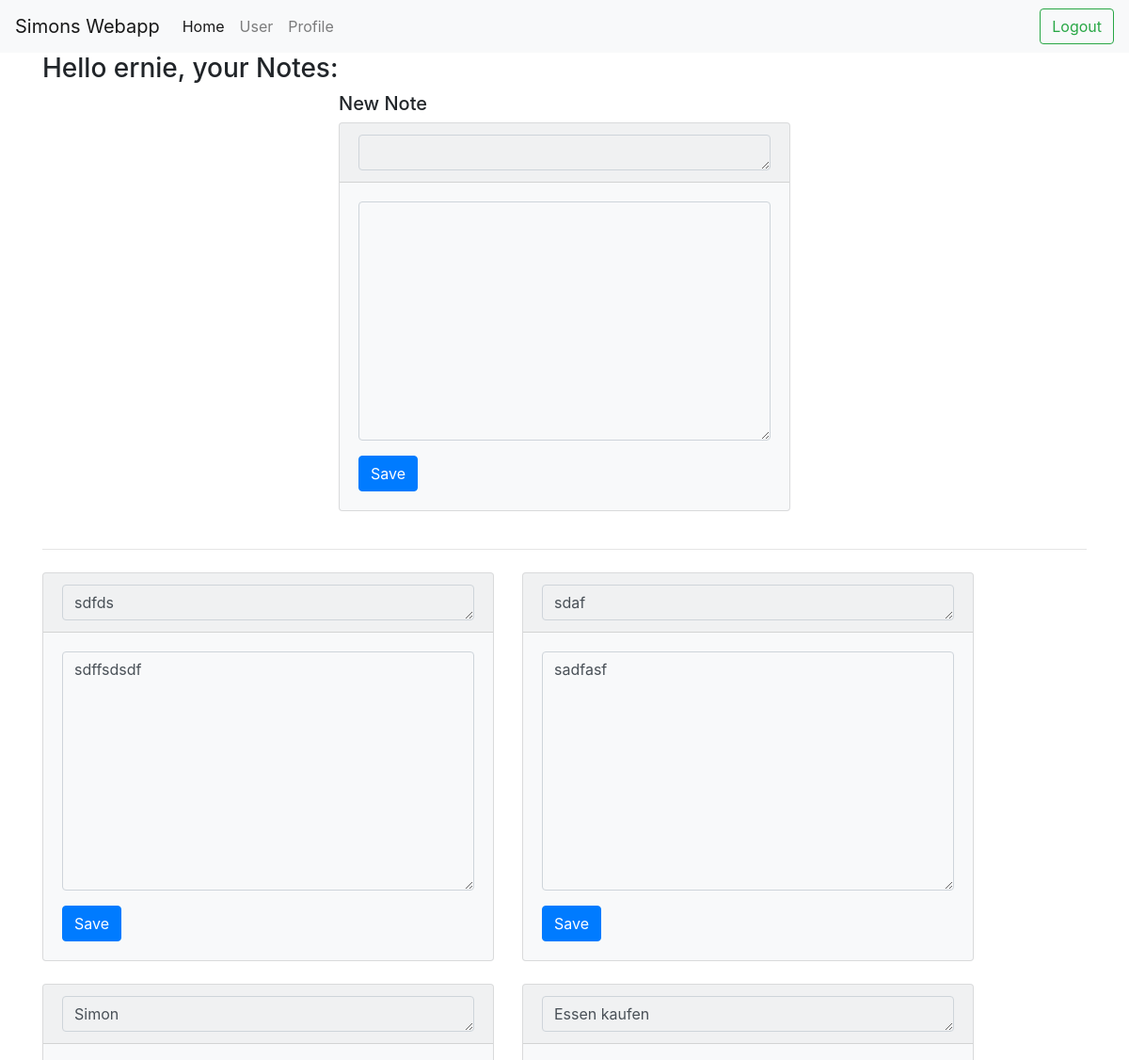
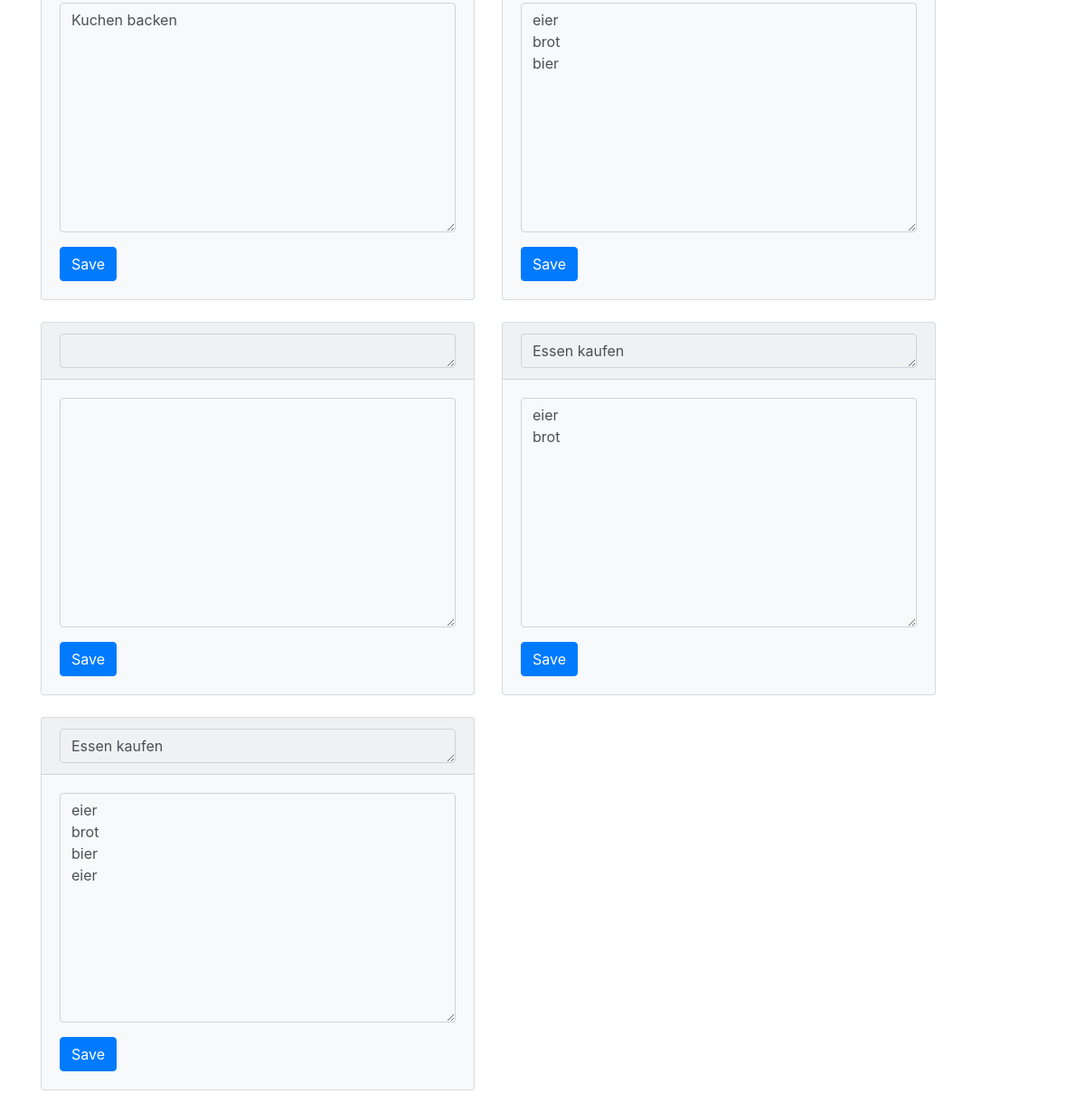
The app's page /profile (signed in) with its own data (2 pictures, top to bottom).
### models.py (models this page shows)
class User (db.Model):
    id = db.Column(db.Integer, primary_key=True)
    notes = db.relationship('Note', backref='user', lazy=True)
    username = db.Column(db.String(80), unique=True, nullable=False)
    userpassword= db.Column(db.String(120), unique=False, nullable=False)

class Note(db.Model):
    id = db.Column(db.Integer, primary_key=True)
    person_id = db.Column(db.Integer, db.ForeignKey('user.id'),nullable=False)
    note = db.Column(db.String(200), nullable=False)
    noteTitle = db.Column(db.String(200), nullable=True)

### views.py (the view)
@app.route("/profile", methods=["GET"])
def profileGET():
    note = ""
    username = session["username"]
    user = User.query.filter_by(username=username).first()
    if user.notes:
        userNotes = user.notes
        return render_template("profile.html", userNotes=userNotes)
    return render_template("profile.html")

### templates/profile.html (shortened to what this page needs)
<!doctype html>
<html>
<head>
    <link rel="stylesheet" href="https://stackpath.bootstrapcdn.com/bootstrap/4.3.1/css/bootstrap.min.css"
>
    <link rel="stylesheet" href="{{url_for('static', filename='custom.css') }}">
</head>
<body>
    {% include "header.html" %}
    <div class="container">
        <h3>Hello {{session['username']}}, your Notes:</h3>
        <div class="d-flex justify-content-center">
            <form action="/profile" method="post">
                <div class="form-group">
                    <h5>New Note</h5>
                    <div class="card bg-light mb-3" style="width: 30rem;">
                        <h5 class="card-header"><textarea class="form-control" style="background: transparent;" rows="1" name="title"></textarea></h5>
                        <div class="card-body">
                            <p class="card-text"><textarea class="form-control" style="background: transparent;" rows="10" name="note"></textarea></p>
                            <a href="#" class="card-link"><button type="submit"
                                    class="btn btn-primary">Save</button></a>
                        </div>
                    </div>
                </div>
            </form>
        </div>
        <hr class="my-4">
        <div class="row row-cols-1 row-cols-sm-2 row-cols-md-3">
            {% for note in userNotes %}
            <form action="/profile" method="post">
            <div class="col mb-4">
                <div class="card bg-light mb-3" style="width: 30rem;">
                    <h5 class="card-header"><textarea class="form-control"  style="background: transparent;" rows="1" name="title">{{ note.noteTitle }}</textarea></h5>
                    <div class="card-body">
                        <p class="card-text"><textarea class="form-control" style="background: transparent;" rows="10" name="note">{{ note.note }}</textarea></p>
                        <a href="#" class="card-link"><button type="submit" class="btn btn-primary">Save</button></a>
                    </div>
                </div>
            </div>
            </form>
            {% endfor %}
        </div>
    </div>
</body>
</html>

### templates/header.html (shortened to what this page needs)
<nav class="navbar navbar-expand-lg navbar-light bg-light">
    <a class="navbar-brand" href="/">Simons Webapp</a>
    <div class="collapse navbar-collapse" id="navbarSupportedContent">
        <ul class="navbar-nav mr-auto">
            <li class="nav-item active">
                <a class="nav-link" href="/">Home <span class="sr-only">(current)</span></a>
            </li>
            {% if session['username'] %}
            <li class="nav-item">
                <a class="nav-link" href="/user">User</a>
            </li>
            <li class="nav-item">
                <a class="nav-link" href="/profile">Profile</a>
            </li>
            {% endif %}
        </ul>
        <div class="my-2 my-lg-0">
            {% if session['username'] %}
            <a type="button" class="btn btn-outline-success my-2 my-sm-0" href="/logout">Logout </a>
            {% else %}
            <button type="button" class="btn btn-outline-success my-2 my-sm-0" data-toggle="modal"
                data-target="#modalLoginForm">
                Login
            </button>
            {% endif %}
        </div>
    </div>
</nav>

### static/custom.css (style rules this page uses)
body { background-color: #ffffff; }
nav { background-color: #f3f3f3; }

### records on screen
User: username "ernie"
Note: title "sdfds", note "sdffsdsdf"
Note: title "sdaf", note "sadfasf"
Note: title "Simon", note "Kuchen backen"
Note: title "Essen kaufen", note "eier brot bier"
Note: title "Essen kaufen", note "eier brot"
Note: title "Essen kaufen", note "eier brot bier eier"
